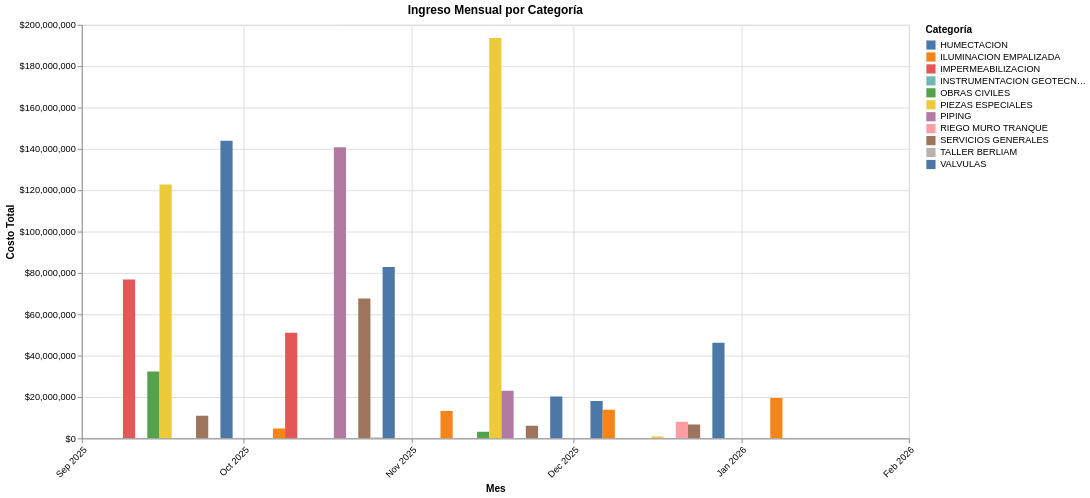

Notebook source saved alongside this figure:
### Code cell
import altair as alt

# Convertir fecha a datetime
ingresos_plot = ingresos.copy()
ingresos_plot['fecha'] = pd.to_datetime(ingresos_plot['FECHA DE INGRESO'], errors='coerce')
ingresos_plot = ingresos_plot.dropna(subset=['fecha', 'CLASIFICACION', 'TOTAL NETO'])

# Agrupar por mes y clasificación
ingreso_mensual = (
    ingresos_plot
    .groupby([pd.Grouper(key='fecha', freq='MS'), 'CLASIFICACION'])['TOTAL NETO']
    .sum()
    .reset_index()
)
ingreso_mensual.rename(columns={
    'TOTAL NETO': 'Costo Total',
    'CLASIFICACION': 'Categoría'
}, inplace=True)

# Gráfico interactivo con Altair
chart = alt.Chart(ingreso_mensual).mark_bar().encode(
    x=alt.X('yearmonth(fecha):T', title='Mes', axis=alt.Axis(format='%b %Y', labelAngle=-45)),
    y=alt.Y('Costo Total:Q', title='Costo Total', axis=alt.Axis(format='$,.0f')),
    color=alt.Color('Categoría:N', title='Categoría'),
    xOffset='Categoría:N',
    tooltip=[
        alt.Tooltip('yearmonth(fecha):T', title='Mes', format='%b %Y'),
        alt.Tooltip('Categoría:N'),
        alt.Tooltip('Costo Total:Q', format='$,.2f')
    ]
).properties(
    width=900,
    height=450,
    title='Ingreso Mensual por Categoría'
).interactive()

chart

### Figure 1 — Vega-Lite specification as saved in the notebook (floating-point values rounded to 4 significant figures)
{"config": {"view": {"continuousWidth": 300, "continuousHeight": 300}}, "data": {"name": "data-226232ebd87f155340730e1f15a61a7a"}, "mark": {"type": "bar"}, "encoding": {"color": {"field": "Categoría", "title": "Categoría", "type": "nominal"}, "tooltip": [{"field": "fecha", "format": "%b %Y", "timeUnit": "yearmonth", "title": "Mes", "type": "temporal"}, {"field": "Categoría", "type": "nominal"}, {"field": "Costo Total", "format": "$,.2f", "type": "quantitative"}], "x": {"axis": {"format": "%b %Y", "labelAngle": -45}, "field": "fecha", "timeUnit": "yearmonth", "title": "Mes", "type": "temporal"}, "xOffset": {"field": "Categoría", "type": "nominal"}, "y": {"axis": {"format": "$,.0f"}, "field": "Costo Total", "title": "Costo Total", "type": "quantitative"}}, "height": 450, "params": [{"name": "param_1", "select": {"type": "interval", "encodings": ["x", "y"]}, "bind": "scales"}], "title": "Ingreso Mensual por Categoría", "width": 900, "$schema": "https://vega.github.io/schema/vega-lite/v5.20.1.json", "datasets": {"data-226232ebd87f155340730e1f15a61a7a": [{"fecha": "2025-09-01T00:00:00", "Categoría": "IMPERMEABILIZACION", "Costo Total": 76810000.0}, {"fecha": "2025-09-01T00:00:00", "Categoría": "OBRAS CIVILES", "Costo Total": 32340000.0}, {"fecha": "2025-09-01T00:00:00", "Categoría": "PIEZAS ESPECIALES", "Costo Total": 122700000.0}, {"fecha": "2025-09-01T00:00:00", "Categoría": "SERVICIOS GENERALES", "Costo Total": 10990000.0}, {"fecha": "2025-09-01T00:00:00", "Categoría": "VALVULAS", "Costo Total": 144000000.0}, {"fecha": "2025-10-01T00:00:00", "Categoría": "ILUMINACION EMPALIZADA", "Costo Total": 4803000.0}, {"fecha": "2025-10-01T00:00:00", "Categoría": "IMPERMEABILIZACION", "Costo Total": 51080000.0}, {"fecha": "2025-10-01T00:00:00", "Categoría": "PIPING", "Costo Total": 140800000.0}, {"fecha": "2025-10-01T00:00:00", "Categoría": "SERVICIOS GENERALES", "Costo Total": 67590000.0}, {"fecha": "2025-10-01T00:00:00", "Categoría": "TALLER BERLIAM", "Costo Total": 421300.0}, {"fecha": "2025-10-01T00:00:00", "Categoría": "VALVULAS", "Costo Total": 82890000.0}, {"fecha": "2025-11-01T00:00:00", "Categoría": "HUMECTACION", "Costo Total": 0.0}, {"fecha": "2025-11-01T00:00:00", "Categoría": "ILUMINACION EMPALIZADA", "Costo Total": 13280000.0}, {"fecha": "2025-11-01T00:00:00", "Categoría": "OBRAS CIVILES", "Costo Total": 3149000.0}, {"fecha": "2025-11-01T00:00:00", "Categoría": "PIEZAS ESPECIALES", "Costo Total": 193600000.0}, {"fecha": "2025-11-01T00:00:00", "Categoría": "PIPING", "Costo Total": 23070000.0}, {"fecha": "2025-11-01T00:00:00", "Categoría": "SERVICIOS GENERALES", "Costo Total": 6112000.0}, {"fecha": "2025-11-01T00:00:00", "Categoría": "VALVULAS", "Costo Total": 20190000.0}, {"fecha": "2025-12-01T00:00:00", "Categoría": "HUMECTACION", "Costo Total": 18060000.0}, {"fecha": "2025-12-01T00:00:00", "Categoría": "ILUMINACION EMPALIZADA", "Costo Total": 13790000.0}, {"fecha": "2025-12-01T00:00:00", "Categoría": "INSTRUMENTACION GEOTECNICA", "Costo Total": 14800.0}, {"fecha": "2025-12-01T00:00:00", "Categoría": "PIEZAS ESPECIALES", "Costo Total": 851800.0}, {"fecha": "2025-12-01T00:00:00", "Categoría": "RIEGO MURO TRANQUE", "Costo Total": 8005000.0}, {"fecha": "2025-12-01T00:00:00", "Categoría": "SERVICIOS GENERALES", "Costo Total": 6650000.0}, {"fecha": "2025-12-01T00:00:00", "Categoría": "VALVULAS", "Costo Total": 46240000.0}, {"fecha": "2026-01-01T00:00:00", "Categoría": "ILUMINACION EMPALIZADA", "Costo Total": 19490000.0}, {"fecha": "2026-01-01T00:00:00", "Categoría": "PIEZAS ESPECIALES", "Costo Total": 0.0}, {"fecha": "2026-01-01T00:00:00", "Categoría": "TALLER BERLIAM", "Costo Total": 61030.0}, {"fecha": "2026-01-01T00:00:00", "Categoría": "VALVULAS", "Costo Total": 0.0}]}}
